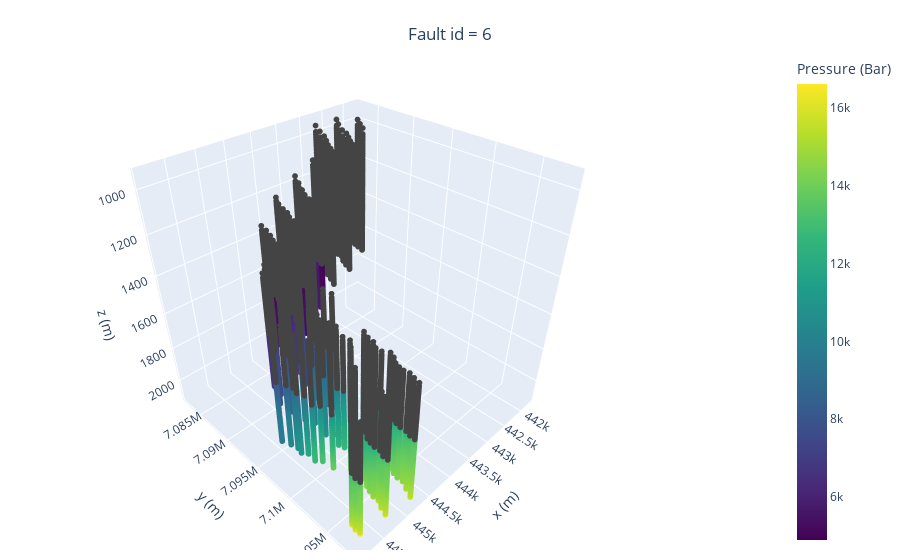

Source (notebook cell):
### Code cell
# Load the CSV file
file_path = 'results/case1_fault_table.csv'
data = pd.read_csv(file_path)

# Filter the data for fault_id=6
filtered_data = data[data['fault_id'] == 0]

# Extract necessary columns
xs_values = filtered_data['x_ave']
ys_values = filtered_data['y_ave']
zs_values = filtered_data['z_ave']
# temps_values = filtered_data['temps']
pressures_values = filtered_data['2030']
# pressures_values = filtered_data['fault_id']

# Create subplots
fig = make_subplots(
    rows=1, cols=1,
    specs=[[{'type': 'scatter3d'}]],
    # subplot_titles=('Temperature Distribution', 'Pressure Distribution')
)

# Pressure plot
pressure_scatter = go.Scatter3d(
    x=xs_values,
    y=ys_values,
    z=zs_values,
    mode='markers',
    marker=dict(
        size=2,
        color=pressures_values,
        colorscale='viridis',
        colorbar=dict(
            title='Pressure (Bar)',
            x=1.1,  # Positioning the color bar
            # xanchor='right'
        ),
        showscale=True
    ),
    name='Pressure'
)

fig.add_trace(pressure_scatter, row=1, col=1)

# Update layout
fig.update_layout(
    title={
        'text': 'Fault id = 6',
        'y':0.95,
        'x':0.5,
        'xanchor': 'center',
        'yanchor': 'top'
    },
    legend=dict(
        orientation='h',
        yanchor='bottom',
        y=1.1,
        xanchor='left',
        x=1.1
    ),
    scene=dict(
        xaxis_title='x (m)',
        yaxis_title='y (m)',
        zaxis=dict(
            title='z (m)',
            autorange='reversed' # reverse z-axis
        )
    ),
    margin=dict(l=0, r=10, b=10, t=50)
)

# Show plot
fig.show()

### Figure 1 — Plotly figure (JSON) as saved in the notebook; plotly's stock layout.template omitted (floating-point values rounded to 4 significant figures; data arrays with more than 128 entries replaced by an {"elided": "..."} marker saying what was removed)
{"data": [{"marker": {"color": {"elided": "9717 float values"}, "colorbar": {"title": {"text": "Pressure (Bar)"}, "x": 1.1}, "colorscale": [[0, "#440154"], [0.1111, "#482878"], [0.2222, "#3e4989"], [0.3333, "#31688e"], [0.4444, "#26828e"], [0.5556, "#1f9e89"], [0.6667, "#35b779"], [0.7778, "#6ece58"], [0.8889, "#b5de2b"], [1, "#fde725"]], "showscale": true, "size": 2}, "mode": "markers", "name": "Pressure", "scene": "scene", "type": "scatter3d", "x": {"elided": "9717 float values"}, "y": {"elided": "9717 float values"}, "z": {"elided": "9717 float values"}}], "layout": {"legend": {"orientation": "h", "x": 1.1, "xanchor": "left", "y": 1.1, "yanchor": "bottom"}, "margin": {"b": 10, "l": 0, "r": 10, "t": 50}, "scene": {"domain": {"x": [0, 1], "y": [0, 1]}, "xaxis": {"title": {"text": "x (m)"}}, "yaxis": {"title": {"text": "y (m)"}}, "zaxis": {"autorange": "reversed", "title": {"text": "z (m)"}}}, "title": {"text": "Fault id = 6", "x": 0.5, "xanchor": "center", "y": 0.95, "yanchor": "top"}}}
